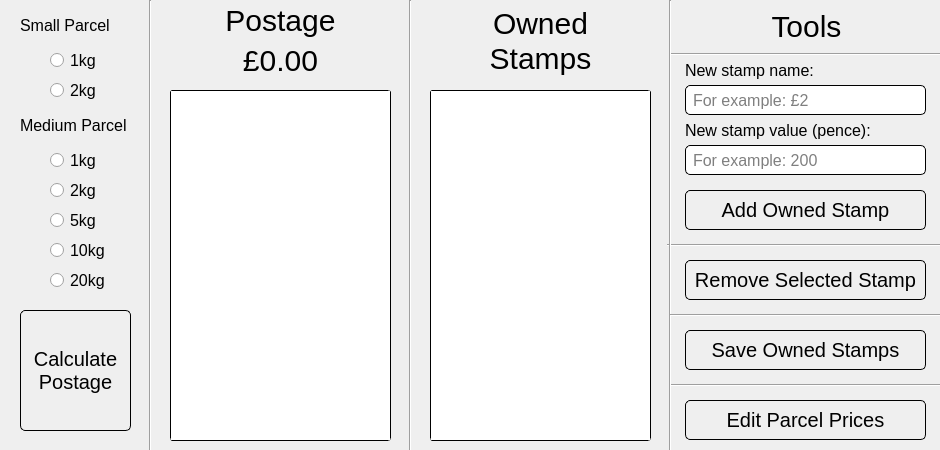
<?xml version="1.0" encoding="UTF-8"?>
<ui version="4.0">
 <class>MainWindow</class>
 <widget class="QMainWindow" name="MainWindow">
  <property name="geometry">
   <rect>
    <x>0</x>
    <y>0</y>
    <width>940</width>
    <height>450</height>
   </rect>
  </property>
  <property name="minimumSize">
   <size>
    <width>940</width>
    <height>450</height>
   </size>
  </property>
  <property name="maximumSize">
   <size>
    <width>940</width>
    <height>450</height>
   </size>
  </property>
  <property name="windowTitle">
   <string>Stamp Calculator</string>
  </property>
  <property name="windowIcon">
   <iconset resource="stampCalculator.qrc">
    <normaloff>:/Icons/stamp.ico</normaloff>:/Icons/stamp.ico</iconset>
  </property>
  <property name="styleSheet">
   <string notr="true">QWidget  {
	font-size: 16px;
}

QLabel#postageTitleLabel, QLabel#postageResultLabel, QLabel#currentStampsLabel, QLabel#toolsTitleLabel {
	font-size: 30px;
}

QLineEdit {
	padding: 5px;
	border-radius: 5px;
	border: 1px solid black;
}

QListWidget#postageResultStampList, QListWidget#currentOwnedStampsList {
	font-size: 25px;
}

QListWidget {
	border-radius: 3px;
	border: 1px solid black;
}
QListWidget:item {
	border-radius: 2px;
}
QListWidget:item:hover {
    background-color: lightgrey;
}
QListWidget:item:selected {
	color: black;
    background-color: grey;
}

QPushButton#calcStampsToUseBtn, QPushButton#addNewStampBtn, QPushButton#rmveSelectedStampBtn, QPushButton#saveChangesBtn,
QPushButton#editParcelPricesBtn {
	font-size: 20px;
}

QPushButton {
	border: 1px solid black;
	border-radius: 5px;
}
QPushButton:hover {
	background-color: lightgrey;
}
QPushButton:pressed {
	background-color: grey;
}</string>
  </property>
  <widget class="QWidget" name="centralwidget">
   <widget class="QLabel" name="smallParcelTitleLable">
    <property name="geometry">
     <rect>
      <x>20</x>
      <y>10</y>
      <width>111</width>
      <height>31</height>
     </rect>
    </property>
    <property name="text">
     <string>Small Parcel</string>
    </property>
   </widget>
   <widget class="QRadioButton" name="smallParcel1kgRadio">
    <property name="geometry">
     <rect>
      <x>50</x>
      <y>50</y>
      <width>82</width>
      <height>21</height>
     </rect>
    </property>
    <property name="text">
     <string>1kg</string>
    </property>
   </widget>
   <widget class="QRadioButton" name="smallParcel2kgRadio">
    <property name="geometry">
     <rect>
      <x>50</x>
      <y>80</y>
      <width>82</width>
      <height>21</height>
     </rect>
    </property>
    <property name="text">
     <string>2kg</string>
    </property>
   </widget>
   <widget class="QRadioButton" name="mediumParcel2kgRadio">
    <property name="geometry">
     <rect>
      <x>50</x>
      <y>180</y>
      <width>82</width>
      <height>21</height>
     </rect>
    </property>
    <property name="text">
     <string>2kg</string>
    </property>
   </widget>
   <widget class="QRadioButton" name="mediumParcel1kgRadio">
    <property name="geometry">
     <rect>
      <x>50</x>
      <y>150</y>
      <width>82</width>
      <height>21</height>
     </rect>
    </property>
    <property name="text">
     <string>1kg</string>
    </property>
   </widget>
   <widget class="QLabel" name="mediumParcelTitleLabel">
    <property name="geometry">
     <rect>
      <x>20</x>
      <y>110</y>
      <width>111</width>
      <height>31</height>
     </rect>
    </property>
    <property name="text">
     <string>Medium Parcel</string>
    </property>
   </widget>
   <widget class="QRadioButton" name="mediumParcel5kgRadio">
    <property name="geometry">
     <rect>
      <x>50</x>
      <y>210</y>
      <width>82</width>
      <height>21</height>
     </rect>
    </property>
    <property name="text">
     <string>5kg</string>
    </property>
   </widget>
   <widget class="QRadioButton" name="mediumParcel20kgRadio">
    <property name="geometry">
     <rect>
      <x>50</x>
      <y>270</y>
      <width>82</width>
      <height>21</height>
     </rect>
    </property>
    <property name="text">
     <string>20kg</string>
    </property>
   </widget>
   <widget class="QRadioButton" name="mediumParcel10kgRadio">
    <property name="geometry">
     <rect>
      <x>50</x>
      <y>240</y>
      <width>82</width>
      <height>21</height>
     </rect>
    </property>
    <property name="text">
     <string>10kg</string>
    </property>
   </widget>
   <widget class="QPushButton" name="calcStampsToUseBtn">
    <property name="geometry">
     <rect>
      <x>20</x>
      <y>310</y>
      <width>111</width>
      <height>121</height>
     </rect>
    </property>
    <property name="cursor">
     <cursorShape>PointingHandCursor</cursorShape>
    </property>
    <property name="text">
     <string>Calculate
Postage</string>
    </property>
   </widget>
   <widget class="QLabel" name="postageResultLabel">
    <property name="geometry">
     <rect>
      <x>170</x>
      <y>40</y>
      <width>221</width>
      <height>41</height>
     </rect>
    </property>
    <property name="text">
     <string>£0.00</string>
    </property>
    <property name="alignment">
     <set>Qt::AlignCenter</set>
    </property>
   </widget>
   <widget class="Line" name="verticalLineL">
    <property name="geometry">
     <rect>
      <x>140</x>
      <y>0</y>
      <width>20</width>
      <height>451</height>
     </rect>
    </property>
    <property name="styleSheet">
     <string notr="true"/>
    </property>
    <property name="orientation">
     <enum>Qt::Vertical</enum>
    </property>
   </widget>
   <widget class="Line" name="verticalLineM">
    <property name="geometry">
     <rect>
      <x>400</x>
      <y>0</y>
      <width>20</width>
      <height>451</height>
     </rect>
    </property>
    <property name="orientation">
     <enum>Qt::Vertical</enum>
    </property>
   </widget>
   <widget class="QLabel" name="currentStampsLabel">
    <property name="geometry">
     <rect>
      <x>430</x>
      <y>0</y>
      <width>221</width>
      <height>81</height>
     </rect>
    </property>
    <property name="text">
     <string>Owned
Stamps</string>
    </property>
    <property name="alignment">
     <set>Qt::AlignCenter</set>
    </property>
   </widget>
   <widget class="QListWidget" name="postageResultStampList">
    <property name="geometry">
     <rect>
      <x>170</x>
      <y>90</y>
      <width>221</width>
      <height>351</height>
     </rect>
    </property>
    <property name="defaultDropAction">
     <enum>Qt::IgnoreAction</enum>
    </property>
    <property name="selectionMode">
     <enum>QAbstractItemView::NoSelection</enum>
    </property>
   </widget>
   <widget class="QListWidget" name="currentOwnedStampsList">
    <property name="geometry">
     <rect>
      <x>430</x>
      <y>90</y>
      <width>221</width>
      <height>351</height>
     </rect>
    </property>
    <property name="showDropIndicator" stdset="0">
     <bool>false</bool>
    </property>
    <property name="defaultDropAction">
     <enum>Qt::IgnoreAction</enum>
    </property>
    <property name="selectionMode">
     <enum>QAbstractItemView::SingleSelection</enum>
    </property>
    <property name="isWrapping" stdset="0">
     <bool>false</bool>
    </property>
    <property name="wordWrap">
     <bool>true</bool>
    </property>
   </widget>
   <widget class="QLabel" name="toolsTitleLabel">
    <property name="geometry">
     <rect>
      <x>686</x>
      <y>6</y>
      <width>241</width>
      <height>41</height>
     </rect>
    </property>
    <property name="text">
     <string>Tools</string>
    </property>
    <property name="alignment">
     <set>Qt::AlignCenter</set>
    </property>
   </widget>
   <widget class="Line" name="verticalLineR">
    <property name="geometry">
     <rect>
      <x>660</x>
      <y>0</y>
      <width>20</width>
      <height>451</height>
     </rect>
    </property>
    <property name="orientation">
     <enum>Qt::Vertical</enum>
    </property>
   </widget>
   <widget class="QLabel" name="postageTitleLabel">
    <property name="geometry">
     <rect>
      <x>170</x>
      <y>0</y>
      <width>221</width>
      <height>41</height>
     </rect>
    </property>
    <property name="text">
     <string>Postage</string>
    </property>
    <property name="alignment">
     <set>Qt::AlignCenter</set>
    </property>
   </widget>
   <widget class="QPushButton" name="rmveSelectedStampBtn">
    <property name="geometry">
     <rect>
      <x>685</x>
      <y>260</y>
      <width>241</width>
      <height>40</height>
     </rect>
    </property>
    <property name="cursor">
     <cursorShape>PointingHandCursor</cursorShape>
    </property>
    <property name="text">
     <string>Remove Selected Stamp</string>
    </property>
   </widget>
   <widget class="Line" name="horizontalLine2">
    <property name="geometry">
     <rect>
      <x>670</x>
      <y>375</y>
      <width>281</width>
      <height>20</height>
     </rect>
    </property>
    <property name="orientation">
     <enum>Qt::Horizontal</enum>
    </property>
   </widget>
   <widget class="Line" name="horizontalLine1">
    <property name="geometry">
     <rect>
      <x>667</x>
      <y>235</y>
      <width>281</width>
      <height>20</height>
     </rect>
    </property>
    <property name="orientation">
     <enum>Qt::Horizontal</enum>
    </property>
   </widget>
   <widget class="QLabel" name="newStampNameLabel">
    <property name="geometry">
     <rect>
      <x>685</x>
      <y>60</y>
      <width>241</width>
      <height>20</height>
     </rect>
    </property>
    <property name="text">
     <string>New stamp name:</string>
    </property>
   </widget>
   <widget class="QPushButton" name="saveChangesBtn">
    <property name="geometry">
     <rect>
      <x>685</x>
      <y>330</y>
      <width>241</width>
      <height>40</height>
     </rect>
    </property>
    <property name="cursor">
     <cursorShape>PointingHandCursor</cursorShape>
    </property>
    <property name="text">
     <string>Save Owned Stamps</string>
    </property>
   </widget>
   <widget class="QLabel" name="newStampValueLabel">
    <property name="geometry">
     <rect>
      <x>685</x>
      <y>120</y>
      <width>241</width>
      <height>20</height>
     </rect>
    </property>
    <property name="text">
     <string>New stamp value (pence):</string>
    </property>
   </widget>
   <widget class="QPushButton" name="addNewStampBtn">
    <property name="geometry">
     <rect>
      <x>685</x>
      <y>190</y>
      <width>241</width>
      <height>40</height>
     </rect>
    </property>
    <property name="cursor">
     <cursorShape>PointingHandCursor</cursorShape>
    </property>
    <property name="text">
     <string>Add Owned Stamp</string>
    </property>
    <property name="flat">
     <bool>false</bool>
    </property>
   </widget>
   <widget class="QLineEdit" name="newStampNameLineEdit">
    <property name="geometry">
     <rect>
      <x>685</x>
      <y>85</y>
      <width>241</width>
      <height>30</height>
     </rect>
    </property>
    <property name="inputMask">
     <string/>
    </property>
    <property name="text">
     <string/>
    </property>
    <property name="placeholderText">
     <string>For example: £2</string>
    </property>
   </widget>
   <widget class="QLineEdit" name="newStampValueLineEdit">
    <property name="geometry">
     <rect>
      <x>685</x>
      <y>145</y>
      <width>241</width>
      <height>30</height>
     </rect>
    </property>
    <property name="placeholderText">
     <string>For example: 200</string>
    </property>
    <property name="clearButtonEnabled">
     <bool>false</bool>
    </property>
   </widget>
   <widget class="Line" name="horizontalLine3">
    <property name="geometry">
     <rect>
      <x>670</x>
      <y>44</y>
      <width>281</width>
      <height>20</height>
     </rect>
    </property>
    <property name="orientation">
     <enum>Qt::Horizontal</enum>
    </property>
   </widget>
   <widget class="QPushButton" name="editParcelPricesBtn">
    <property name="geometry">
     <rect>
      <x>685</x>
      <y>400</y>
      <width>241</width>
      <height>40</height>
     </rect>
    </property>
    <property name="cursor">
     <cursorShape>PointingHandCursor</cursorShape>
    </property>
    <property name="text">
     <string>Edit Parcel Prices</string>
    </property>
   </widget>
   <widget class="Line" name="horizontalLine2_2">
    <property name="geometry">
     <rect>
      <x>670</x>
      <y>305</y>
      <width>281</width>
      <height>20</height>
     </rect>
    </property>
    <property name="orientation">
     <enum>Qt::Horizontal</enum>
    </property>
   </widget>
   <zorder>horizontalLine2</zorder>
   <zorder>horizontalLine3</zorder>
   <zorder>horizontalLine1</zorder>
   <zorder>smallParcelTitleLable</zorder>
   <zorder>smallParcel1kgRadio</zorder>
   <zorder>smallParcel2kgRadio</zorder>
   <zorder>mediumParcel2kgRadio</zorder>
   <zorder>mediumParcel1kgRadio</zorder>
   <zorder>mediumParcelTitleLabel</zorder>
   <zorder>mediumParcel5kgRadio</zorder>
   <zorder>mediumParcel20kgRadio</zorder>
   <zorder>mediumParcel10kgRadio</zorder>
   <zorder>calcStampsToUseBtn</zorder>
   <zorder>postageResultLabel</zorder>
   <zorder>verticalLineL</zorder>
   <zorder>verticalLineM</zorder>
   <zorder>currentStampsLabel</zorder>
   <zorder>postageResultStampList</zorder>
   <zorder>currentOwnedStampsList</zorder>
   <zorder>toolsTitleLabel</zorder>
   <zorder>verticalLineR</zorder>
   <zorder>postageTitleLabel</zorder>
   <zorder>rmveSelectedStampBtn</zorder>
   <zorder>newStampNameLabel</zorder>
   <zorder>saveChangesBtn</zorder>
   <zorder>newStampValueLabel</zorder>
   <zorder>addNewStampBtn</zorder>
   <zorder>newStampNameLineEdit</zorder>
   <zorder>newStampValueLineEdit</zorder>
   <zorder>editParcelPricesBtn</zorder>
   <zorder>horizontalLine2_2</zorder>
  </widget>
 </widget>
 <tabstops>
  <tabstop>smallParcel1kgRadio</tabstop>
  <tabstop>smallParcel2kgRadio</tabstop>
  <tabstop>mediumParcel1kgRadio</tabstop>
  <tabstop>mediumParcel2kgRadio</tabstop>
  <tabstop>mediumParcel5kgRadio</tabstop>
  <tabstop>mediumParcel10kgRadio</tabstop>
  <tabstop>mediumParcel20kgRadio</tabstop>
  <tabstop>calcStampsToUseBtn</tabstop>
  <tabstop>postageResultStampList</tabstop>
  <tabstop>currentOwnedStampsList</tabstop>
 </tabstops>
 <resources>
  <include location="stampCalculator.qrc"/>
 </resources>
 <connections/>
</ui>
